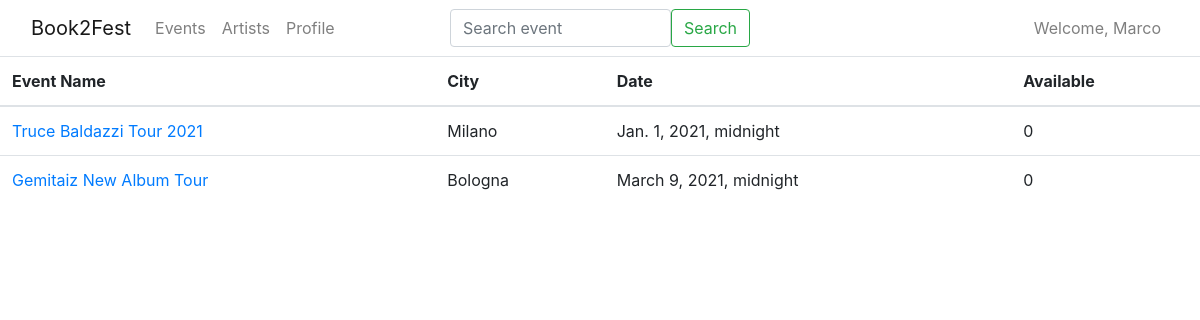
The app's page /book2fest/event/list (signed in) with its own data.
### book2fest/models.py (models this page shows, shortened)
class EventProfile(models.Model):
    user = models.OneToOneField(OrganizerProfile, related_name='event_user', on_delete=models.CASCADE)
    event_name = models.CharField(max_length=60)
    brief_description = models.TextField()
    description = models.TextField()
    artist_list = models.ManyToManyField(Artist)
    city = models.CharField(max_length=32)
    country = models.CharField(max_length=32)
    address = models.CharField(max_length=32)
    max_capacity = models.IntegerField()
    event_start = models.DateTimeField()
    event_end = models.DateTimeField()
    services = models.ManyToManyField(Service)      # An event has many services, a service can be offered by many events (m to n)

### book2fest/views.py (the view)
# urls.py: path('event/list', EventList.as_view(), name='event-list'),
class EventList(ListView):
    model = EventProfile
    template_name = "book2fest/event/list.html"
    def get_context_data(self, *, object_list=None, **kwargs):
        context = super(EventList, self).get_context_data(**kwargs)
        try:
            context['organizer'] = OrganizerProfile.objects.get(user=self.request.user)
        except ObjectDoesNotExist:
            context['organizer'] = None
        return context

### book2fest/templates/book2fest/event/list.html (shortened to what this page needs)
{% extends 'base_list.html' %}
{% block thead %}
    <th>Event Name</th>
    <th>City</th>
    <th>Date</th>
    <th>Available</th>
{% endblock %}
{% block tbody %}
    {% for event in object_list  %}
        <tr>
            <td><a href="{% url 'book2fest:event-detail' event.pk %}">{{ event.event_name }}</a></td>
            <td>{{ event.city }}</td>
            <td>{{ event.event_start }}</td>
            <td>0</td>
        </tr>
    {% endfor %}
{% endblock %}

### templates/navbar.html (shortened to what this page needs)
<!doctype html>
<header>
    <nav class="navbar navbar-expand-md navbar-light bg-white fixed-top">
        <div class="container-fluid">
            <a class="navbar-brand" href="{% url 'homepage' %}">Book2Fest</a>
            <div class="collapse navbar-collapse justify-content-between " id="navbarCollapse">
                <ul class="navbar-nav me-auto mb-2 mb-md-0 ">
                    <li class="nav-item">
                        <a class="nav-link" aria-current="page" href="{% url 'book2fest:event-list' %}">Events</a>
                    </li>
                    <li class="nav-item">
                        <a class="nav-link" href="">Artists</a>
                    </li>
                    <li class="nav-item">
                        <a class="nav-link" href="{% url 'book2fest:user-profile' %}">Profile</a>
                    </li>
                </ul>
                <form class="d-flex w-25" style="position:absolute; margin:auto; left:0; right:0;">
                    <input class="form-control me-2" type="search" placeholder="Search event" aria-label="Search">
                    <button class="btn btn-outline-success" type="submit">Search</button>
                </form>
                <ul class="navbar-nav">
                    <li class="nav-item">
                        {% if not user.is_authenticated %}
                            <a class="nav-link" href="{% url 'login' %}">Log in <i class="bi bi-person-circle"></i></a>
                        {% else %}
                            <a class="nav-link" href="{% url 'logout' %}">Welcome, {{ user.username }}</a>
                        {% endif %}
                    </li>
                </ul>
            </div>
        </div>
    </nav>
</header>

### records on screen
EventProfile: event_name "Truce Baldazzi Tour 2021", city "Milano", event_start "Jan. 1, 2021, midnight"
EventProfile: event_name "Gemitaiz New Album Tour", city "Bologna", event_start "March 9, 2021, midnight"

### other values on screen
{{ user.username }} "Marco"
